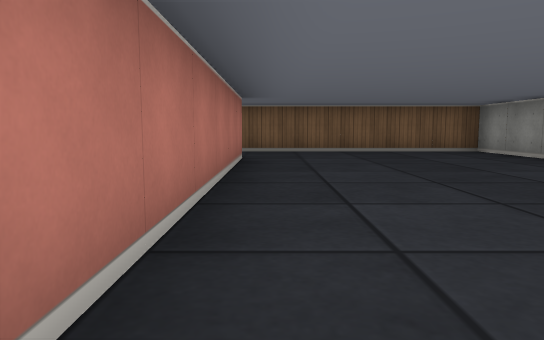
view 1 (above)

16 first-person views from a walk through a cub3D maze. The camera is about half as high as the walls, tilts 6° down and sees 70° across. The floor is counted in squares. Each view is taken from the middle of a square. On the plan, view 1 faces up. The plan holds only what a view shows up to about 9 squares ahead; the rest is blank.

view 2
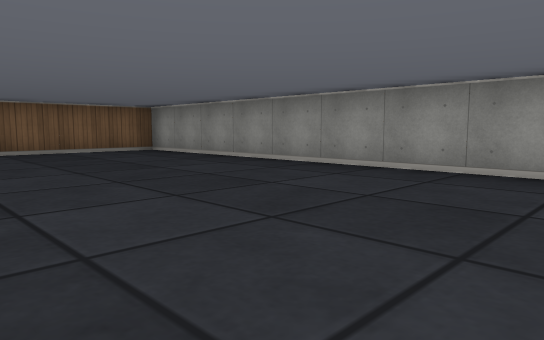

view 3
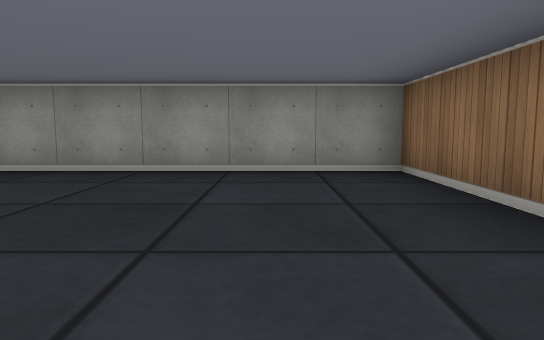

view 4
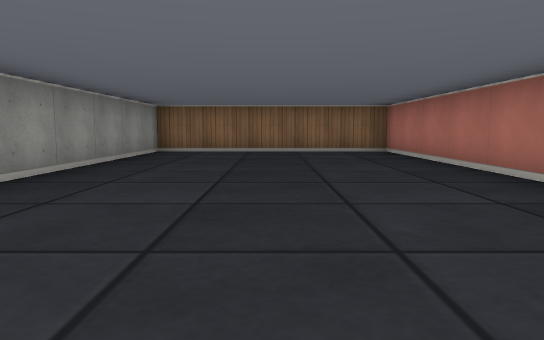

view 5
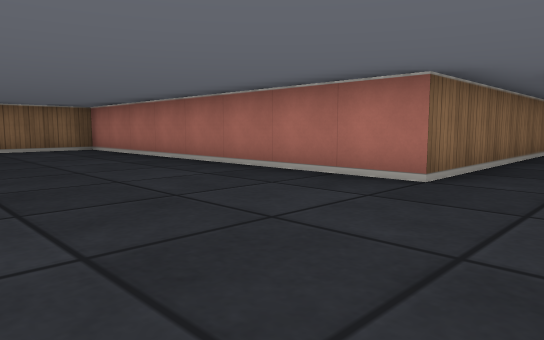

view 6
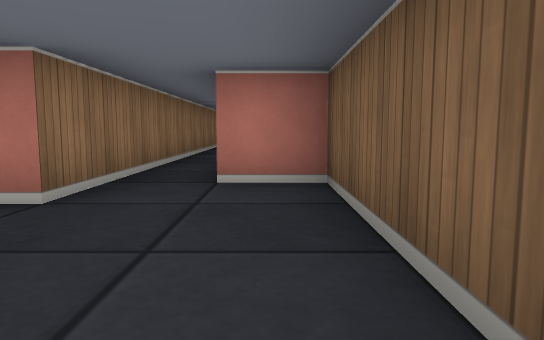

view 7
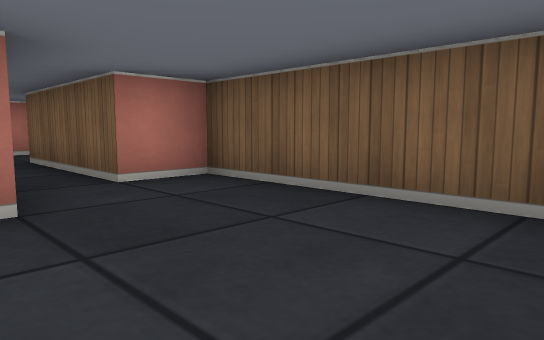

view 8
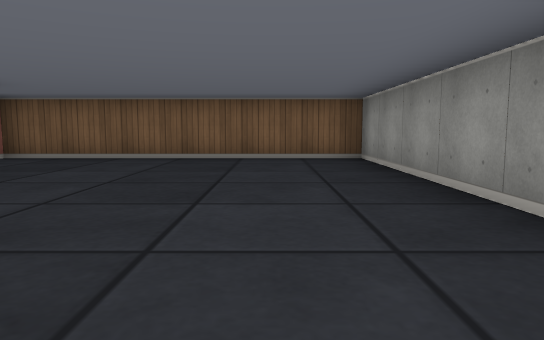

view 9
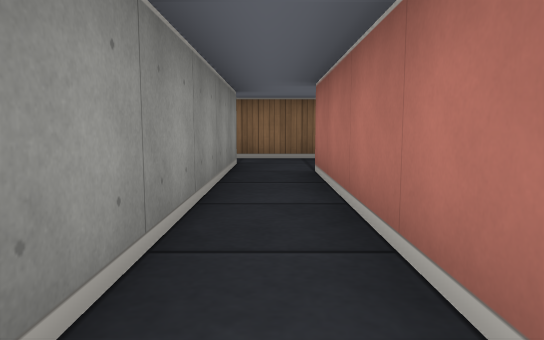

view 10
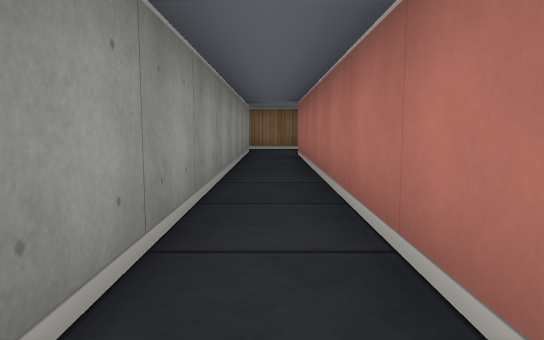

view 11
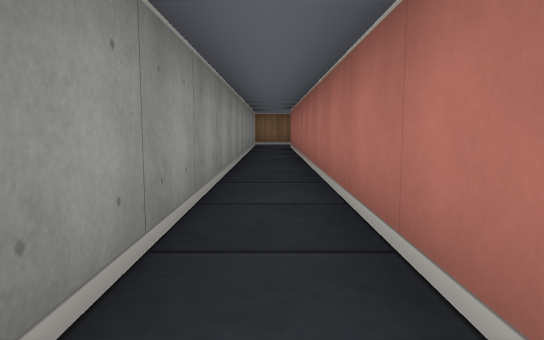

view 12
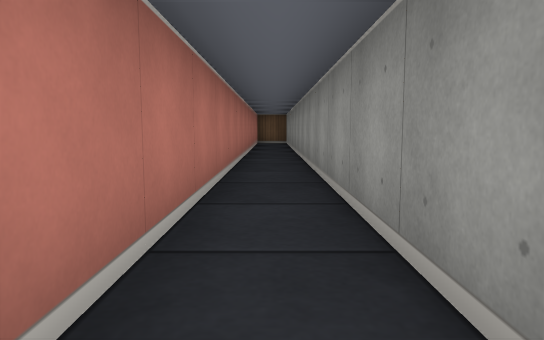

view 13
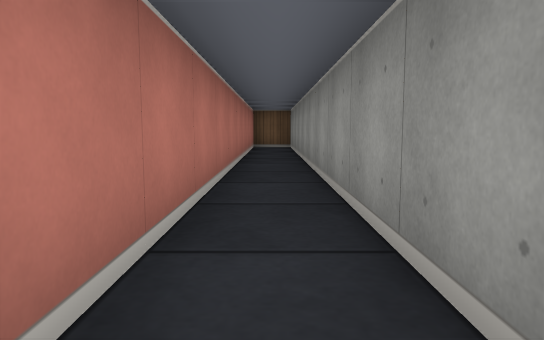

view 14
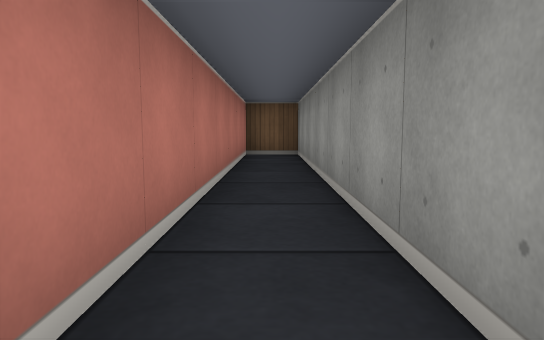

view 15
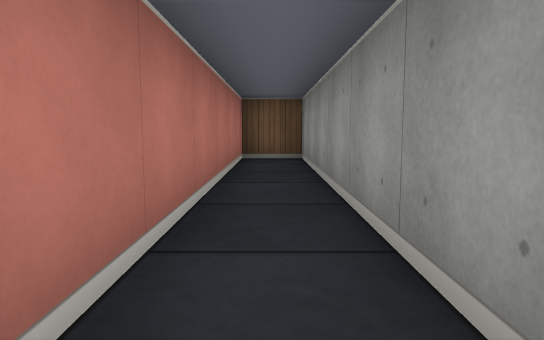

view 16
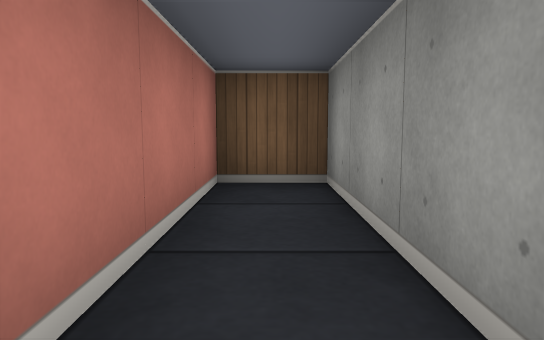

### Floor plan
Points are (right, up) in squares from view 1. A wall is a line through its corners. A room is listed if a view was taken in it or the views show most of it. See-through windows are left out.
Room 1 (views 1, 2, 3, 4, 5, 6, 7, 8)
walls: (-1.5, 6.5) (-0.5, 6.5) (-0.5, -1.5) (4.5, -1.5) (4.5, 8.5) (-1.5, 8.5) (-1.5, 7.5)
ways out: opening at (-2, 7) to room 2
Room 2 (views 9, 10, 11, 12, 13, 14, 15, 16)
walls: (-1.5, 7.5) (-4.5, 7.5) (-4.5, 29.5) (-5.5, 29.5) (-5.5, 8.5); (-7.1, 6.5) (-1.5, 6.5)
ways out: opening at (-2, 7) to room 1; opening at (-7, 7)

Positions as (right, up) in squares from view 1, and headings:
1: (0, 0), facing up
2: (0, 0), facing up-right
3: (0, 0), facing right
4: (2, 7), facing down
5: (3, 8), facing down-left
6: (2, 8), facing left
7: (2, 6), facing up-left
8: (3, 2), facing up
9: (-5, 13), facing down
10: (-5, 16), facing down
11: (-5, 19), facing down
12: (-5, 16), facing up
13: (-5, 19), facing up
14: (-5, 22), facing up
15: (-5, 23), facing up
16: (-5, 26), facing up
